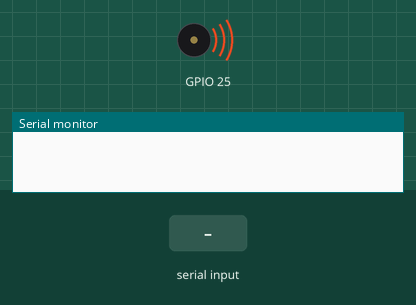
Recording of a sketch running on a simulated ESP32. Shown: buzzer (waves = sounding), the last lines printed to the serial monitor. Inputs (shaded band) come from the test bench.

Above: at 1.9 s.
2.0 s: "1" received over Serial
At 3.1 s:
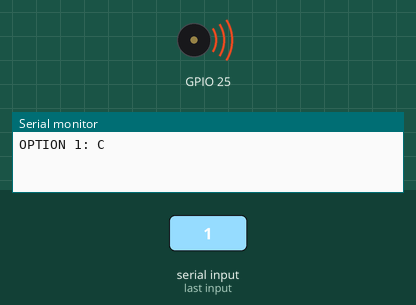
3.5 s: "2" received over Serial
At 4.3 s:
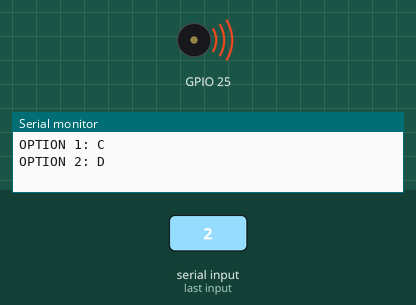
5.0 s: "3" received over Serial
At 6.0 s:
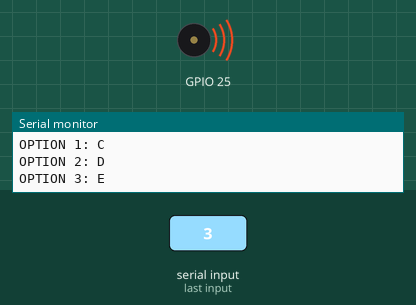
Timing chart, 0 to 8.0 s (numbered marks = the images above; inputs shaded):
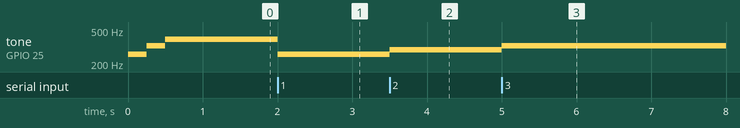

Measured:
- after the input at 2.0 s, tone on GPIO 25: 392 Hz → 261 Hz at once
- after the input at 3.5 s, tone on GPIO 25: 261 Hz → 293 Hz at once
- after the input at 5.0 s, tone on GPIO 25: 293 Hz → 329 Hz at once

The sketch:

sketch.ino
```cpp
// Check out MakerAppliances.com!

uint8_t octave = 4; // Change this for higher or lower pitch

void setup() {
  Serial.begin(115200);
  ledcSetup(0, 1E5, 12);
  ledcAttachPin(25, 0); // Change 25 to 26 as required

  ledcWriteNote(0, NOTE_C, octave);
  delay(250);
  ledcWriteNote(0, NOTE_E, octave);
  delay(250);
  ledcWriteNote(0, NOTE_G, octave);
  delay(250);
  ledcWrite(0, 0);
}

void loop() {

  char Number = 0;

  if (Serial.available())
  {
    Number = Serial.read();
  }
  switch (Number)
  {
    case '1':
      Serial.println("OPTION 1: C");


      ledcWriteNote(0, NOTE_C, octave);  // We've used the musical scale.  If you look at the link in the readme, you can also specify the frequency if you wish.
      delay(500);
      ledcWrite(0, 0);

      break;

    case '2':
      Serial.println("OPTION 2: D");

      ledcWriteNote(0, NOTE_D, octave);
      delay(500);
      ledcWrite(0, 0);

      break;

    case '3':
      Serial.println("OPTION 3: E");

      ledcWriteNote(0, NOTE_E, octave);
      delay(500);
      ledcWrite(0, 0);

      break;

  }

  Number = 0;

}
```
